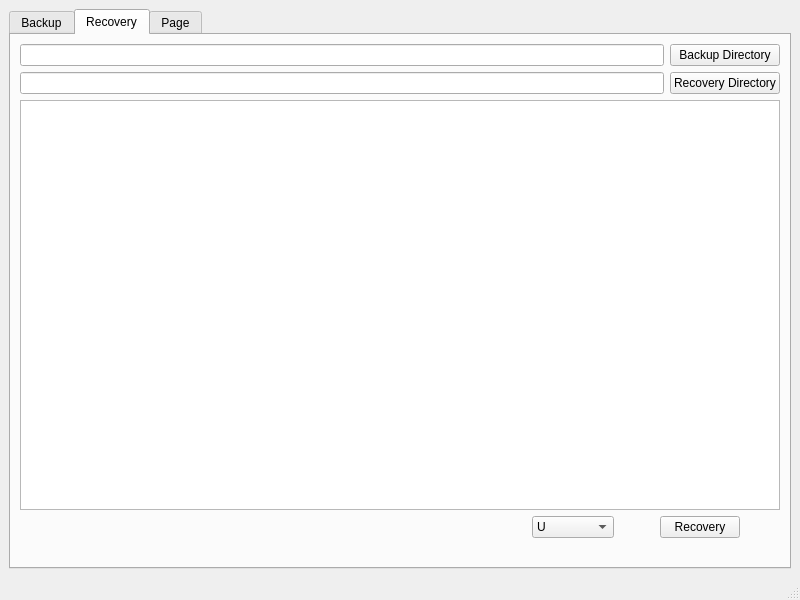
<?xml version="1.0" encoding="UTF-8"?>
<ui version="4.0">
 <class>MainWindow</class>
 <widget class="QMainWindow" name="MainWindow">
  <property name="geometry">
   <rect>
    <x>0</x>
    <y>0</y>
    <width>800</width>
    <height>600</height>
   </rect>
  </property>
  <property name="windowTitle">
   <string>MainWindow</string>
  </property>
  <widget class="QWidget" name="centralwidget">
   <layout class="QVBoxLayout" name="verticalLayout_2">
    <item>
     <widget class="QTabWidget" name="tabWidget">
      <property name="currentIndex">
       <number>1</number>
      </property>
      <widget class="QWidget" name="tab">
       <attribute name="title">
        <string>Backup</string>
       </attribute>
       <layout class="QVBoxLayout" name="verticalLayout" stretch="10,200,0,0">
        <item>
         <layout class="QGridLayout" name="gridLayout" rowstretch="5,0,0" columnstretch="15,0,0">
          <item row="2" column="0">
           <widget class="QLineEdit" name="dir_display"/>
          </item>
          <item row="0" column="0">
           <widget class="QLineEdit" name="lineEdit_2"/>
          </item>
          <item row="0" column="2">
           <widget class="QPushButton" name="pushButton">
            <property name="text">
             <string>Backup Directory</string>
            </property>
           </widget>
          </item>
          <item row="1" column="0">
           <spacer name="verticalSpacer_2">
            <property name="orientation">
             <enum>Qt::Vertical</enum>
            </property>
            <property name="sizeHint" stdset="0">
             <size>
              <width>20</width>
              <height>40</height>
             </size>
            </property>
           </spacer>
          </item>
          <item row="2" column="2">
           <widget class="QPushButton" name="OpenDir">
            <property name="text">
             <string>Raw Directory</string>
            </property>
           </widget>
          </item>
         </layout>
        </item>
        <item>
         <widget class="QTreeView" name="treeView"/>
        </item>
        <item>
         <layout class="QGridLayout" name="gridLayout_3" columnstretch="8,0,0,0,0">
          <item row="0" column="4">
           <spacer name="horizontalSpacer_3">
            <property name="orientation">
             <enum>Qt::Horizontal</enum>
            </property>
            <property name="sizeHint" stdset="0">
             <size>
              <width>40</width>
              <height>20</height>
             </size>
            </property>
           </spacer>
          </item>
          <item row="0" column="2">
           <spacer name="horizontalSpacer_2">
            <property name="orientation">
             <enum>Qt::Horizontal</enum>
            </property>
            <property name="sizeHint" stdset="0">
             <size>
              <width>40</width>
              <height>20</height>
             </size>
            </property>
           </spacer>
          </item>
          <item row="0" column="3">
           <widget class="QPushButton" name="backupButton">
            <property name="text">
             <string>Backup</string>
            </property>
           </widget>
          </item>
          <item row="0" column="1">
           <widget class="QComboBox" name="comboBox">
            <item>
             <property name="text">
              <string>Add File</string>
             </property>
            </item>
            <item>
             <property name="text">
              <string>Overwrite</string>
             </property>
            </item>
           </widget>
          </item>
          <item row="0" column="0">
           <spacer name="horizontalSpacer">
            <property name="orientation">
             <enum>Qt::Horizontal</enum>
            </property>
            <property name="sizeHint" stdset="0">
             <size>
              <width>40</width>
              <height>20</height>
             </size>
            </property>
           </spacer>
          </item>
         </layout>
        </item>
        <item>
         <widget class="QLabel" name="tab1_label">
          <property name="text">
           <string/>
          </property>
         </widget>
        </item>
       </layout>
      </widget>
      <widget class="QWidget" name="tab_2">
       <attribute name="title">
        <string>Recovery</string>
       </attribute>
       <layout class="QVBoxLayout" name="verticalLayout_3" stretch="10,200,0,0">
        <item>
         <layout class="QGridLayout" name="gridLayout_2" rowstretch="5,0,0" columnstretch="15,0,0">
          <item row="2" column="2">
           <widget class="QPushButton" name="OpenDir_2">
            <property name="text">
             <string>Recovery Directory</string>
            </property>
           </widget>
          </item>
          <item row="2" column="0">
           <widget class="QLineEdit" name="dir_display_2"/>
          </item>
          <item row="1" column="0">
           <spacer name="verticalSpacer_3">
            <property name="orientation">
             <enum>Qt::Vertical</enum>
            </property>
            <property name="sizeHint" stdset="0">
             <size>
              <width>20</width>
              <height>40</height>
             </size>
            </property>
           </spacer>
          </item>
          <item row="0" column="0">
           <widget class="QLineEdit" name="lineEdit_3"/>
          </item>
          <item row="0" column="2">
           <widget class="QPushButton" name="pushButton_2">
            <property name="text">
             <string>Backup Directory</string>
            </property>
           </widget>
          </item>
         </layout>
        </item>
        <item>
         <widget class="QTreeView" name="treeView_2"/>
        </item>
        <item>
         <layout class="QGridLayout" name="gridLayout_4" columnstretch="2,0,0,0,0">
          <item row="0" column="4">
           <spacer name="horizontalSpacer_4">
            <property name="orientation">
             <enum>Qt::Horizontal</enum>
            </property>
            <property name="sizeHint" stdset="0">
             <size>
              <width>40</width>
              <height>20</height>
             </size>
            </property>
           </spacer>
          </item>
          <item row="0" column="2">
           <spacer name="horizontalSpacer_5">
            <property name="orientation">
             <enum>Qt::Horizontal</enum>
            </property>
            <property name="sizeHint" stdset="0">
             <size>
              <width>40</width>
              <height>20</height>
             </size>
            </property>
           </spacer>
          </item>
          <item row="0" column="3">
           <widget class="QPushButton" name="backupButton_2">
            <property name="text">
             <string>Recovery</string>
            </property>
           </widget>
          </item>
          <item row="0" column="1">
           <widget class="QComboBox" name="comboBox_2">
            <item>
             <property name="text">
              <string>U</string>
             </property>
            </item>
            <item>
             <property name="text">
              <string>Overwrite</string>
             </property>
            </item>
           </widget>
          </item>
          <item row="0" column="0">
           <spacer name="horizontalSpacer_6">
            <property name="orientation">
             <enum>Qt::Horizontal</enum>
            </property>
            <property name="sizeHint" stdset="0">
             <size>
              <width>40</width>
              <height>20</height>
             </size>
            </property>
           </spacer>
          </item>
         </layout>
        </item>
        <item>
         <widget class="QLabel" name="tab1_label_2">
          <property name="text">
           <string/>
          </property>
         </widget>
        </item>
       </layout>
      </widget>
      <widget class="QWidget" name="tab_3">
       <attribute name="title">
        <string>Page</string>
       </attribute>
      </widget>
     </widget>
    </item>
   </layout>
  </widget>
  <widget class="QMenuBar" name="menubar">
   <property name="geometry">
    <rect>
     <x>0</x>
     <y>0</y>
     <width>800</width>
     <height>22</height>
    </rect>
   </property>
  </widget>
  <widget class="QStatusBar" name="statusbar"/>
 </widget>
 <resources/>
 <connections/>
</ui>
